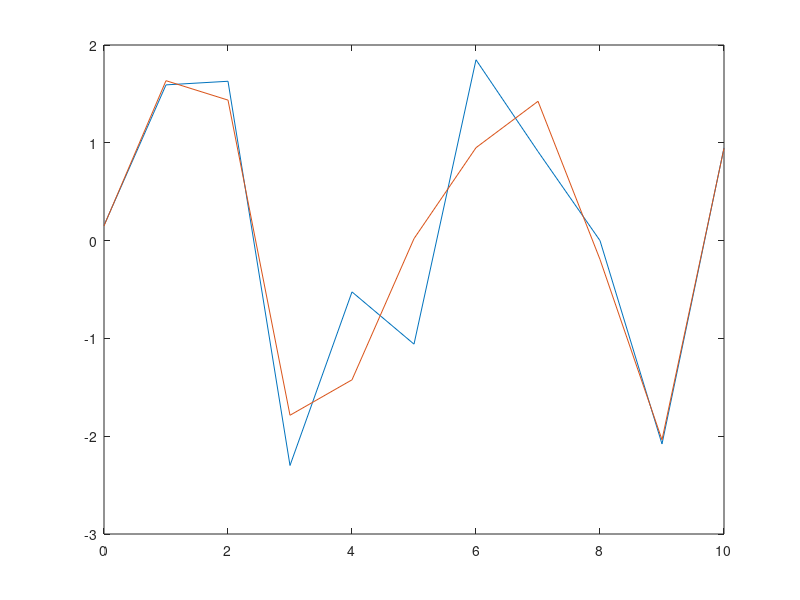

Write the MATLAB code that produced this figure. (Note: this script raises an error after producing the figure.)
% Test file fire stat

for(k = 1:1:50)
x = 0:1:10;
y = log(randperm(length(x))).*sin(randperm(length(x)));

p = polyfit(x,y,9);
est_y = polyval(p,x);

plot(x,y,x,est_y);

pause(.5)
R2 = stat(y,est_y)
pause(.0)
end